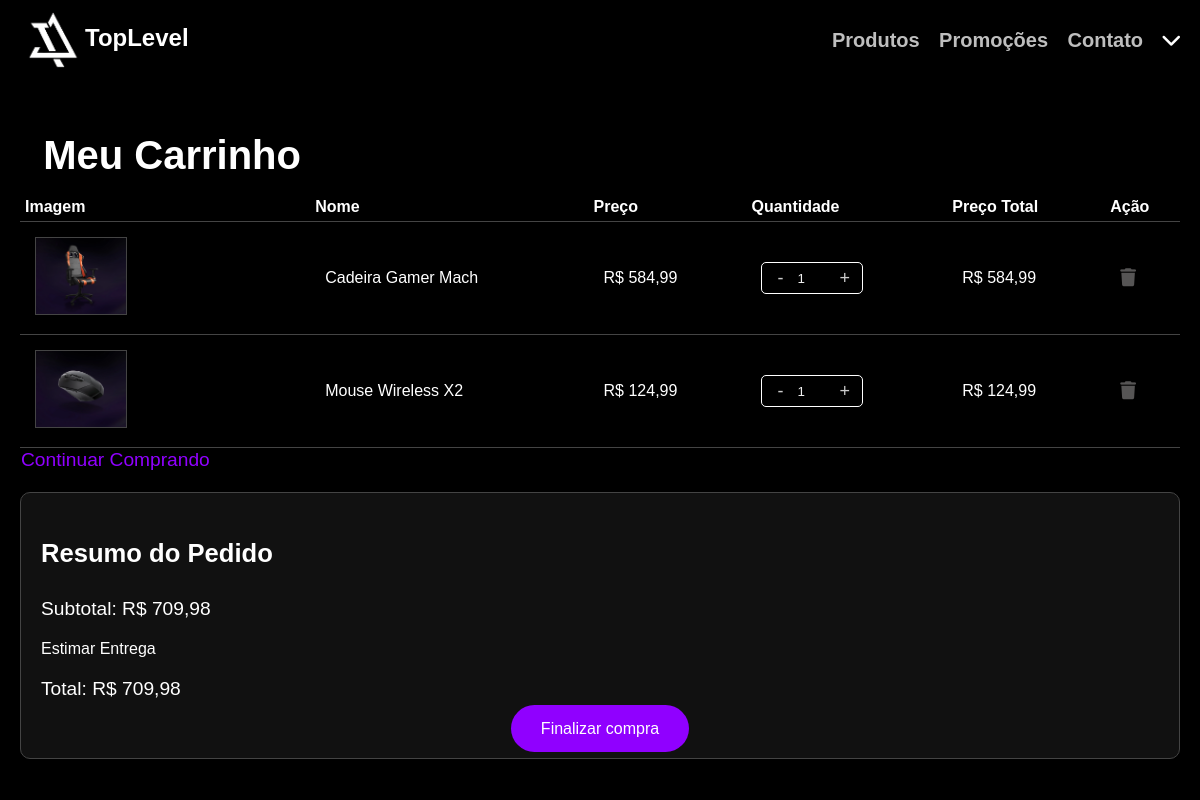
The app's page /cart.php with its own data.
### tables this page shows
CREATE TABLE `cart` (
  `id` int(255) NOT NULL,
  `name` varchar(255) NOT NULL,
  `price` decimal(10,2) NOT NULL,
  `image` varchar(255) NOT NULL,
  `quantity` int(255) NOT NULL,
  `user_email` varchar(255) DEFAULT NULL
);

### cart.php (the view, shortened to what this page needs)
<?php
@include 'config.php';
?>
<!DOCTYPE html>
<html lang="pt-br">
<head>
   <link rel="stylesheet" href="assents/css/Global.css">
   <link rel="stylesheet" href="assents/css/index.css">
   <link rel="stylesheet" href="assents/css/Produtos.css">
   <link rel="stylesheet" href="assents/css/user.css">
   <link rel="stylesheet" href="https://cdnjs.cloudflare.com/ajax/libs/font-awesome/6.0.0/css/all.min.css">
   <link rel="stylesheet" href="assents/css/style.css">
</head>
<body>
<div class="header-config">
    <a href="Index.php" class="logo">
        <img src="Personalização do site/TopLevelLogo.webp" alt="logo" height="80" width="80" align="center">TopLevel
    </a>
    <nav>
        <ul>
            <li><a href="products.php" class="linkb1">Produtos</a></li>
            <li><a href="promoções.php" class="linkb1">Promoções</a></li>
            <li><a href="contato.php" class="linkb1">Contato</a></li>
            <li class="menu-item">
                <button class="dropdown-btn">
                    <i class="fas fa-chevron-down"></i>
                </button>
            </li>
        </ul>
    </nav>
</div>
<div class="containerr">
   <section class="shopping-cart">
      <h1 class="heading">Meu Carrinho</h1>
      <table>
         <thead>
            <th>Imagem</th>
            <th>Nome</th>
            <th>Preço</th>
            <th>Quantidade</th>
            <th>Preço Total</th>
            <th>Ação</th>
         </thead>
         <tbody>
            <?php
            $select_cart = mysqli_query($conn, "SELECT * FROM `cart`");
            $grand_total = 0;
            if(mysqli_num_rows($select_cart) > 0){
               while($fetch_cart = mysqli_fetch_assoc($select_cart)){
                  $total_price = $fetch_cart['price'] * $fetch_cart['quantity'];
            ?>
            <tr>
               <td><img src="uploaded_img/<?php echo $fetch_cart['image']; ?>" height="100" alt="Produto"></td>
               <td><?php echo $fetch_cart['name']; ?></td>
               <td class="unit-price">R$ <?php echo number_format($fetch_cart['price'], 2, ',', '.'); ?></td>
               <td>
               <div class="quantity-input">
    <form action="" method="post">
        <button type="button" class="decrement" data-id="<?php echo $fetch_cart['id']; ?>" <?= ($fetch_cart['quantity'] <= 1) ? 'disabled' : ''; ?>>-</button>
<input type="number" id="quantity_<?php echo $fetch_cart['id']; ?>" name="update_quantity" min="1" max="10" value="<?php echo $fetch_cart['quantity']; ?>" readonly>
<button type="button" class="increment" data-id="<?php echo $fetch_cart['id']; ?>" <?= ($fetch_cart['quantity'] >= 10) ? 'disabled' : ''; ?>>+</button>
    </form>
               </div>
</td>
               <td class="total-price" data-price="<?php echo $fetch_cart['price']; ?>">R$ <?php echo number_format($total_price, 2, ',', '.'); ?></td>
               <td>
                  <a href="cart.php?remove=<?php echo $fetch_cart['id']; ?>" class="delete-btn">
                     <i class="fas fa-trash"></i>
                  </a>
               </td>
            </tr>
            <?php
               $grand_total += $total_price;
               }
            } else {
               echo '<tr><td colspan="6" style="text-align: center;">Seu carrinho está vazio</td></tr>';
            }
            ?>
         </tbody>
         <tfoot>
            <tr class="table-bottom">
               <td><a href="products.php" class="option-btn">Continuar Comprando</a></td>
            </tr>
         </tfoot>
      </table>
      <div class="checkout-summary">
         <h3>Resumo do Pedido</h3>
         <p>Subtotal: R$ <?php echo number_format($grand_total, 2, ',', '.'); ?></p>
         <a href="#">Estimar Entrega</a>
         <p>Total: R$ <?php echo number_format($grand_total, 2, ',', '.'); ?></p>
         <div class="checkout-btn">
            <a href="checkout.php" class="btn <?= ($grand_total > 0) ? '' : 'disabled'; ?>">Finalizar compra</a>
         </div>
      </div>
   </section>
</div>
</body>
</html>

### assents/css/Global.css (style rules this page uses)
body { font-family: Arial, sans-serif; background-color: #000000; margin-left: 0%; margin-right: 0%; }
.logo { font-size: 25px; font-weight: bold; text-decoration: none; color: #ffffff; align-items: center; justify-content: center; margin-left: 15px; }
nav ul { list-style-type: none; padding: 13px; margin: 5px; text-align: right; }
nav ul li { display: inline-block; margin-left: 15px; }
.linkb1 { font-size: 20px; font-weight: bold; text-decoration: none; color: #ffffffbe; }
a { text-decoration: none; color: inherit; }
.dropdown-btn { color: #ffffff; border: none; padding: 0; cursor: pointer; font-size: 20px; font-weight: bold; background-color: #00000000; }

### assents/css/index.css (style rules this page uses)
body { margin: 0; padding: 0; font-family: Arial, sans-serif; }
.header-config { display: flex; justify-content: space-between; align-items: center; color: #fff; padding: 3px; }
.header-config img { height: 60px; width: 60px; }

### assents/css/Produtos.css (style rules this page uses)
body { font-family: Arial, sans-serif; margin: 0; padding: 0; background-color: #000000; }
.logo { font-size: 24px; font-weight: bold; text-decoration: none; color: #fff; align-items: center; }
nav ul { list-style-type: none; padding: 5px; margin: 5px; text-align: right; }
nav ul li { display: inline-block; margin-left: 15px; }
.linkb1 { font-size: 20px; font-weight: bold; text-decoration: none; color: #ffffffbe; }

### assents/css/user.css (style rules this page uses)
.header-config { display: flex; justify-content: space-between; align-items: center; color: #fff; padding: 10px; }
.header-config img { height: 60px; width: 60px; }
.quantity-input { align-items: center; justify-content: center; border: 1px solid #fff; border-radius: 5px; overflow: hidden; width: 100px; height: 30px; text-align: center; }
.quantity-input button { background-color: transparent; border: none; color: #ccc; font-size: 18px; width: 30px; height: 100%; cursor: pointer; transition: color 0.3s ease; }
.decrement, .increment { background-color: #f1f1f1; border: 1px solid #ddd; padding: 5px 10px; cursor: pointer; }
input[type="number"] { width: 30px; z-index: 9999; align-items: center; background-color: #000000; border: none; color: #f1f1f1; }

### assents/css/style.css (style rules this page uses)
body { background-color: #000; color: #fff; }
.containerr { max-width: 1200px; margin: 0 auto; padding: 20px; background-color: #000; }
.heading { font-size: 40px; margin-bottom: 15px; margin-left: 2%; }
table { width: 100%; border-collapse: collapse; margin-bottom: 20px; }
thead th { background-color: #000000; color: #fff; padding: 5px; text-align: left; border-bottom: 1px solid #444; }
tbody td { background-color: #000000; color: #fff; padding: 15px; border-bottom: 1px solid #444; }
tbody tr img { width: 90px; height: auto; border: 1px solid #444; border-color: #444; }
tbody tr td form { display: flex; justify-content: center; align-items: center; }
.delete-btn { color: #565555; font-size: 18px; cursor: pointer; transition: color 0.3s ease; }
.checkout-summary { display: flex; flex-direction: column; gap: 15px; margin-left: auto; padding: 20px; background-color: #111; border: 1px solid #444; border-radius: 10px; }
.checkout-summary h3 { font-size: 1.6rem; margin-bottom: 10px; }
.checkout-summary p { font-size: 1.2rem; margin: 5px 0; }
.checkout-summary a { text-decoration: none; font-size: 1rem; }
.checkout-btn { text-align: center; color: #fff; }
.btn { padding: 15px 30px; background-color: #9000ff; color: #fff; border-radius: 25px; text-decoration: none; font-size: 1.2rem; transition: background-color 0.3s ease; }
.option-btn { color: #9000ff; border-radius: 25px; text-decoration: none; font-size: 1.2rem; transition: background-color 0.3s ease; }
.table-bottom { margin-top: 15px; }

### records on screen
cart: image (picture), name "Cadeira Gamer Mach", price "584,99", update_quantity "1", total_price "584,99"
cart: image (picture), name "Mouse Wireless X2", price "124,99", update_quantity "1", total_price "124,99"

### other values on screen
$grand_total "709,98"
